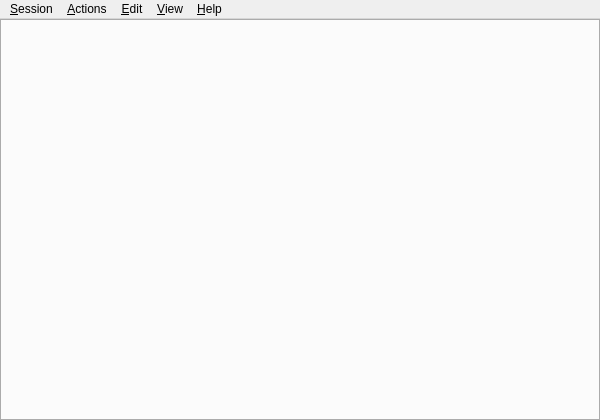
<?xml version="1.0" encoding="UTF-8"?>
<ui version="4.0">
 <class>mainWindow</class>
 <widget class="QMainWindow" name="mainWindow">
  <property name="geometry">
   <rect>
    <x>0</x>
    <y>0</y>
    <width>600</width>
    <height>420</height>
   </rect>
  </property>
  <property name="windowTitle">
   <string>MainWindow</string>
  </property>
  <widget class="QWidget" name="centralwidget">
   <layout class="QGridLayout">
    <property name="leftMargin">
     <number>0</number>
    </property>
    <property name="topMargin">
     <number>0</number>
    </property>
    <property name="rightMargin">
     <number>0</number>
    </property>
    <property name="bottomMargin">
     <number>0</number>
    </property>
    <item row="0" column="0">
     <widget class="TabWidget" name="consoleTabulator">
      <property name="tabPosition">
       <enum>QTabWidget::South</enum>
      </property>
      <property name="tabShape">
       <enum>QTabWidget::Rounded</enum>
      </property>
      <property name="currentIndex">
       <number>-1</number>
      </property>
      <property name="elideMode">
       <enum>Qt::ElideNone</enum>
      </property>
     </widget>
    </item>
   </layout>
  </widget>
  <widget class="QMenuBar" name="m_menuBar">
   <property name="contextMenuPolicy">
    <enum>Qt::PreventContextMenu</enum>
   </property>
   <widget class="QMenu" name="menu_File">
    <property name="title">
     <string>&amp;Session</string>
    </property>
    <property name="Title" stdset="0">
     <string/>
    </property>
   </widget>
   <widget class="QMenu" name="menu_Actions">
    <property name="title">
     <string>&amp;Actions</string>
    </property>
   </widget>
   <widget class="QMenu" name="menu_Help">
    <property name="title">
     <string>&amp;Help</string>
    </property>
    <addaction name="actAbout"/>
    <addaction name="actAboutQt"/>
   </widget>
   <widget class="QMenu" name="menu_Window">
    <property name="title">
     <string>&amp;View</string>
    </property>
   </widget>
   <widget class="QMenu" name="menu_Edit">
    <property name="title">
     <string>&amp;Edit</string>
    </property>
   </widget>
   <addaction name="menu_File"/>
   <addaction name="menu_Actions"/>
   <addaction name="menu_Edit"/>
   <addaction name="menu_Window"/>
   <addaction name="menu_Help"/>
  </widget>
  <action name="actAbout">
   <property name="icon">
    <iconset theme="help-about">
     <normaloff/>
    </iconset>
   </property>
   <property name="text">
    <string>&amp;About...</string>
   </property>
  </action>
  <action name="actAboutQt">
   <property name="text">
    <string>About &amp;Qt...</string>
   </property>
  </action>
 </widget>
 <customwidgets>
  <customwidget>
   <class>TabWidget</class>
   <extends>QTabWidget</extends>
   <header>tabwidget.h</header>
   <container>1</container>
  </customwidget>
 </customwidgets>
 <resources/>
 <connections/>
</ui>
